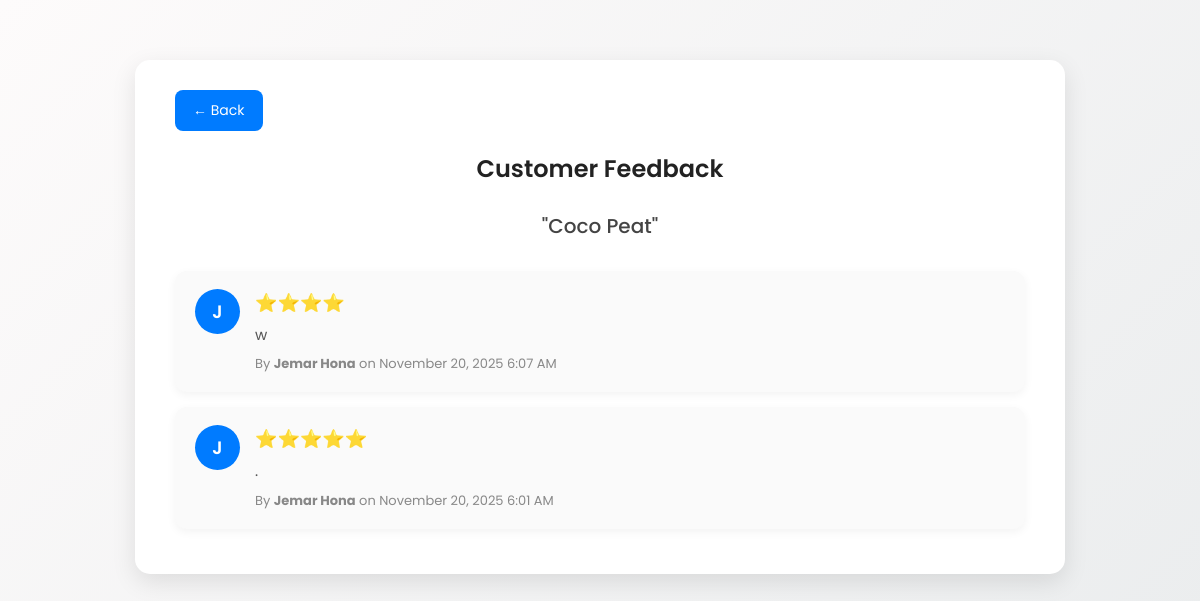
Page /view_feedback.php?product_id=3 on the committed database.
### tables this page shows
CREATE TABLE `products` (
  `id` int(11) NOT NULL,
  `name` varchar(100) NOT NULL,
  `price` decimal(10,2) NOT NULL CHECK (`price` >= 0),
  `stock` int(11) NOT NULL CHECK (`stock` >= 0 and `stock` <= 1000),
  `image` varchar(255) DEFAULT NULL,
  `is_featured` tinyint(1) DEFAULT 0,
  `is_archived` tinyint(1) NOT NULL DEFAULT 0,
  `created_at` timestamp NOT NULL DEFAULT current_timestamp(),
  `updated_at` timestamp NOT NULL DEFAULT current_timestamp() ON UPDATE current_timestamp()
);

CREATE TABLE `feedback` (
  `id` int(11) NOT NULL,
  `order_id` int(11) DEFAULT NULL,
  `user_id` int(11) NOT NULL,
  `rating` int(11) DEFAULT NULL,
  `product_id` int(11) NOT NULL,
  `stars` int(11) NOT NULL,
  `comment` text DEFAULT NULL,
  `created_at` timestamp NOT NULL DEFAULT current_timestamp()
);

CREATE TABLE `users` (
  `id` int(11) NOT NULL,
  `name` varchar(100) DEFAULT NULL,
  `surname` varchar(100) DEFAULT NULL,
  `username` varchar(50) NOT NULL,
  `password` varchar(255) NOT NULL,
  `cp_number` varchar(20) DEFAULT NULL,
  `address` varchar(255) DEFAULT NULL,
  `role` enum('admin','customer') NOT NULL,
  `status` enum('active','inactive') DEFAULT 'active',
  `created_at` timestamp NOT NULL DEFAULT current_timestamp(),
  `email` varchar(100) NOT NULL
);

### view_feedback.php (the view, shortened to what this page needs)
<?php
include '../db.php';
$product_id = intval($_GET['product_id']);
$product = $conn->query("SELECT * FROM products WHERE id=$product_id")->fetch_assoc();
$feedbacks = $conn->query("SELECT f.*, u.username FROM feedback f
                           JOIN users u ON f.user_id=u.id
                           WHERE product_id=$product_id ORDER BY f.created_at DESC");
?>
<!DOCTYPE html>
<html lang="en">
<head>
</head>
<body>
<div class="container">
    <a href="../customer/products_customer.php" class="back-btn">← Back</a>
    <div class="product-header">
        <h2>Customer Feedback</h2>
        <h3>"<?php echo htmlspecialchars($product['name']); ?>"</h3>
    </div>
    <?php if ($feedbacks->num_rows == 0): ?>
        <div class="no-feedback">
            <p>No feedback yet for this product.</p>
        </div>
    <?php else: ?>
        <?php while ($fb = $feedbacks->fetch_assoc()): ?>
            <div class="feedback">
                <div class="avatar">
                    <?php echo strtoupper(substr($fb['username'], 0, 1)); ?>
                </div>
                <div class="feedback-content">
                    <div class="stars"><?php echo str_repeat('⭐', $fb['rating']); ?></div>
                    <p><?php echo htmlspecialchars($fb['comment']); ?></p>
                    <small>By <strong><?php echo htmlspecialchars($fb['username']); ?></strong> on <?php echo date("F j, Y g:i A", strtotime($fb['created_at'])); ?></small>
                </div>
            </div>
        <?php endwhile; ?>
    <?php endif; ?>
</div>
</body>
</html>

### view_feedback.php (style rules this page uses)
body { font-family: 'Poppins', sans-serif; background: linear-gradient(135deg, #fdfbfb 0%, #ebedee 100%); margin: 0; padding: 0; color: #333; }
.container { max-width: 850px; margin: 60px auto; background: #fff; border-radius: 15px; padding: 30px 40px; box-shadow: 0 8px 25px rgba(0,0,0,0.1); position: relative; }
h2 { text-align: center; margin-bottom: 25px; font-weight: 600; color: #222; }
.back-btn { display: inline-block; text-decoration: none; color: #fff; background: #007bff; padding: 10px 18px; border-radius: 8px; font-size: 14px; transition: 0.3s; }
.feedback { display: flex; align-items: flex-start; gap: 15px; background: #fafafa; border-radius: 12px; padding: 18px 20px; margin-bottom: 15px; box-shadow: 0 3px 10px rgba(0,0,0,0.05); transition: transform 0.2s; }
.avatar { width: 45px; height: 45px; border-radius: 50%; background: #007bff; color: white; display: flex; align-items: center; justify-content: center; font-weight: 600; font-size: 18px; }
.feedback-content { flex: 1; }
.feedback .stars { color: #FFD700; font-size: 18px; margin-bottom: 8px; }
.feedback p { margin: 0; font-size: 15px; color: #555; line-height: 1.5; }
.feedback small { display: block; margin-top: 8px; font-size: 13px; color: #888; }
.product-header { text-align: center; margin-bottom: 30px; }
.product-header h3 { font-size: 20px; color: #444; font-weight: 500; }

### rows in the picture
products: name "Coco Peat"
feedback: user.username "J", rating "⭐⭐⭐⭐", comment "w", user.username "Jemar Hona", created_at "November 20, 2025 6:07 AM"
feedback: user.username "J", rating "⭐⭐⭐⭐⭐", comment ".", user.username "Jemar Hona", created_at "November 20, 2025 6:01 AM"
